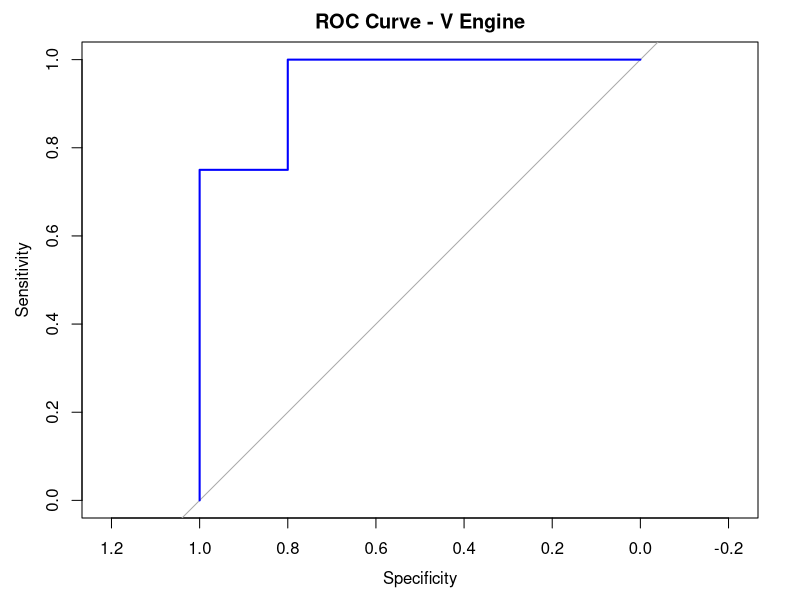

The R script that drew this image:
# V-Engine Prediction


# 20. Write an R Program for V-Engine Prediction

# Install Packages (run once if needed)
# install.packages("caTools")
# install.packages("pROC")

# Load libraries
library(caTools)
library(pROC)

# Load data
data(mtcars)

# Extract relevant columns (disp, wt, vs) from mtcars
data1 <- mtcars[, c("disp", "wt", "vs")]

# Check first few rows
head(data1)

# Split dataset into 70:30 ratio
set.seed(123)   # for reproducibility
split <- sample.split(data1$vs, SplitRatio = 0.7)

# Use 70% of data for training
trgdata <- subset(data1, split == TRUE)

# Use 30% for testing
testdata <- subset(data1, split == FALSE)

# Create logistic regression model and train
model <- glm(vs ~ ., family = binomial(), data = trgdata)

# Predict probabilities using test data
prob <- predict(model, testdata, type = "response")

# Convert probabilities to class labels
pred_class <- ifelse(prob >= 0.5, 1, 0)

# Confusion matrix
cm <- table(Actual = testdata$vs, Predicted = pred_class)

# Display the Confusion matrix
print("Confusion Matrix:")
print(cm)

# ROC Curve & AUC
roc_obj <- roc(testdata$vs, prob)

# Plot the ROC curve
plot(roc_obj, col = "blue", main = "ROC Curve - V Engine")

# Calculate AUC
auc_value <- auc(roc_obj)
cat("AUC:", auc_value, "\n")
